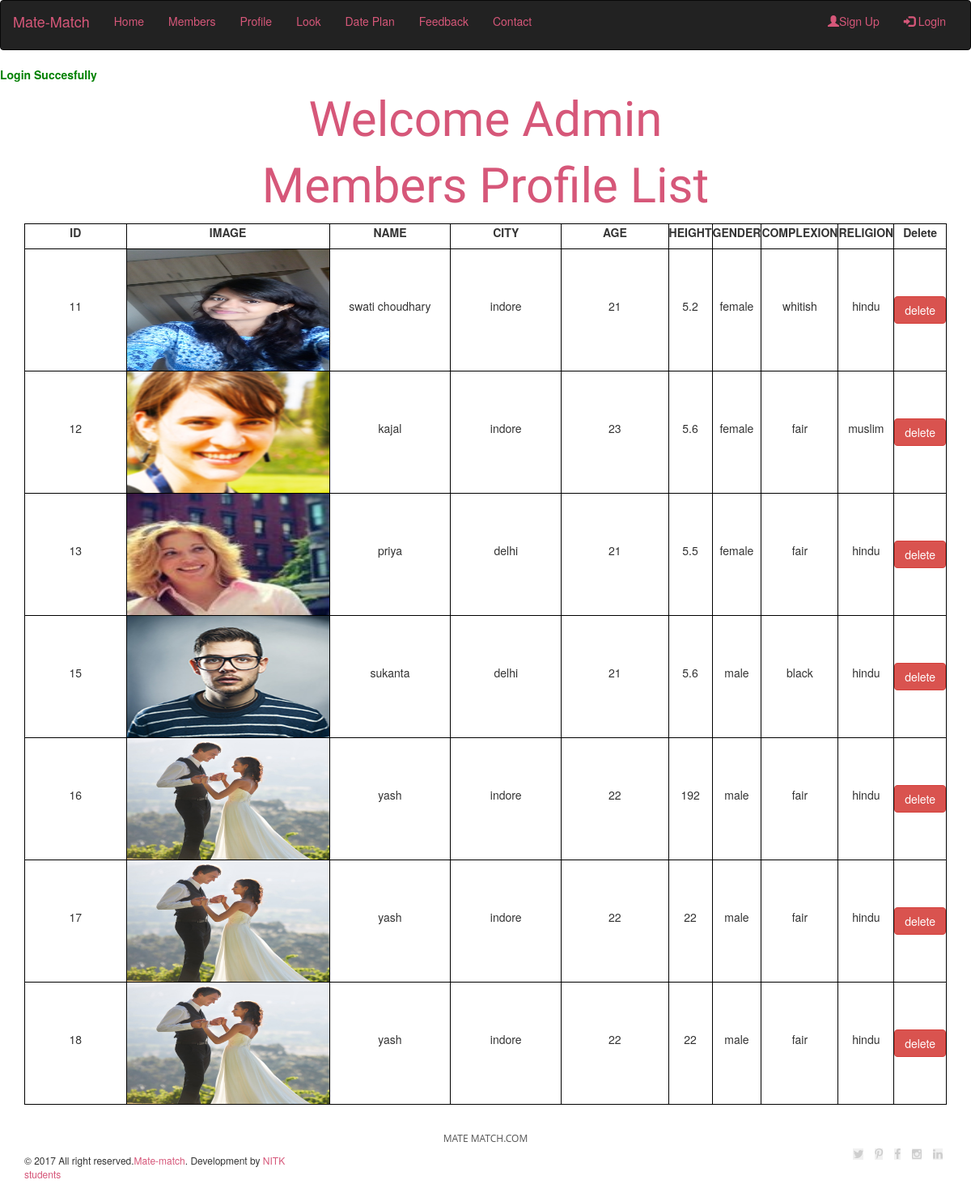
Screenshot of /dating/admin-members-profile.php?login=successfull with the database file from the repository.
### tables this page shows
CREATE TABLE `profile` (
  `id` int(255) NOT NULL,
  `register_id` int(11) NOT NULL,
  `gender` varchar(255) NOT NULL,
  `age` int(255) NOT NULL,
  `name` varchar(255) NOT NULL,
  `complexion` varchar(255) NOT NULL,
  `city` varchar(255) NOT NULL,
  `height` varchar(255) NOT NULL,
  `religion` varchar(255) NOT NULL,
  `photo_path` varchar(255) NOT NULL
);

### dating/admin-members-profile.php (the view)
<?php
include 'header.php';
if(isset($_GET['login']))
{
	if($_GET['login'] == "successfull")
  	{
	echo "<p style='color:green; font-weight:bold'> Login  Succesfully</p>";
  	}
}
else
{
	echo "<script> window.top.location = 'admin-login.php?error2'; </script>";
}
?>
<h3 class="font-secondary register-css margin-bottom text-center"><span>Welcome Admin</span></h3>
<h4 class="font-secondary register-css margin-bottom text-center"><span>Members Profile List</span></h4>
<div class="container">
<table>
<thead>
 <tr>
<th width="20%"><p class="text-center">ID</p></th>
<th width="20%"><p class="text-center">IMAGE</p></th>
<th width="20%"><p class="text-center">NAME</p></th>
<th width="20%"><p class="text-center">CITY	</p></th>
<th width="20%"><p class="text-center">AGE</p></th>
<th width="20%"><p class="text-center">HEIGHT</p></th>
<th width="20%"><p class="text-center">GENDER</p></th>
<th width="20%"><p class="text-center">COMPLEXION</p></th>
<th width="20%"><p class="text-center">RELIGION</p></th>
<th width="20%"><p class="text-center">Delete</p></th>
</tr>
</thead>
<?php
include 'connect.php';
$query = "SELECT * FROM profile";
$sql = mysqli_query($con,$query);
while ($data = mysqli_fetch_assoc($sql))
{
$photo = $data['photo_path'];
$id = $data['id'];
$name = $data['name'];
$city=$data['city'];
$age=$data['age'];
$gender=$data['gender'];
$complexion=$data['complexion'];
$height=$data['height'];
$religion=$data['religion'];
?>
<tr>
<td><p class="text-center"><?php echo $id; ?></p></td>
<td><img src="<?php echo $photo; ?>" alt="Image" width="250px" height="150px"></td>
<td><p class="text-center"><?php echo $name; ?></p></td>
<td><p class="text-center"><?php echo $city; ?></p></td>
<td><p class="text-center"><?php echo $age; ?></p></td>
<td><p class="text-center"><?php echo $height; ?></p></td>
<td><p class="text-center"><?php echo $gender; ?></p></td>
<td><p class="text-center"><?php echo $complexion; ?></p></td>
<td><p class="text-center"><?php echo $religion; ?></p></td>
<td>
<form action="members-profile-delete.php?id=<?php echo $id; ?>" method="POST">
<input type="submit" value="delete" name="delete" class="btn btn-danger">
</form>
</td>
</tr>
<?php
}
?>
</table>
</div>
<?php include 'footer.php'; ?>

### dating/header.php (style rules this page uses)
html,body { overflow-x:hidden; }

### rows the page displays
profile: id "11", photo_path (picture), name "swati choudhary", city "indore", age "21", height "5.2", gender "female", complexion "whitish", religion "hindu"
profile: id "12", photo_path (picture), name "kajal", city "indore", age "23", height "5.6", gender "female", complexion "fair", religion "muslim"
profile: id "13", photo_path (picture), name "priya", city "delhi", age "21", height "5.5", gender "female", complexion "fair", religion "hindu"
profile: id "15", photo_path (picture), name "sukanta", city "delhi", age "21", height "5.6", gender "male", complexion "black", religion "hindu"
profile: id "16", photo_path (picture), name "yash", city "indore", age "22", height "192", gender "male", complexion "fair", religion "hindu"
profile: id "17", photo_path (picture), name "yash", city "indore", age "22", height "22", gender "male", complexion "fair", religion "hindu"
profile: id "18", photo_path (picture), name "yash", city "indore", age "22", height "22", gender "male", complexion "fair", religion "hindu"
